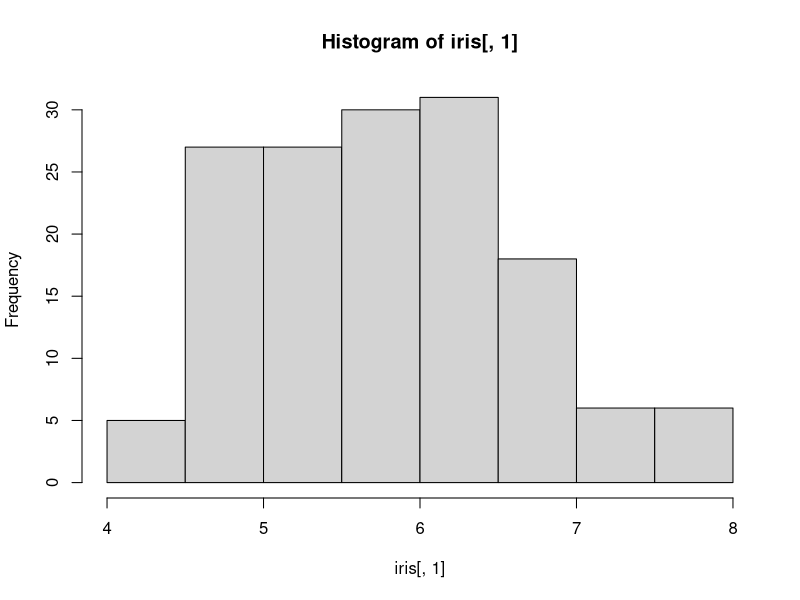
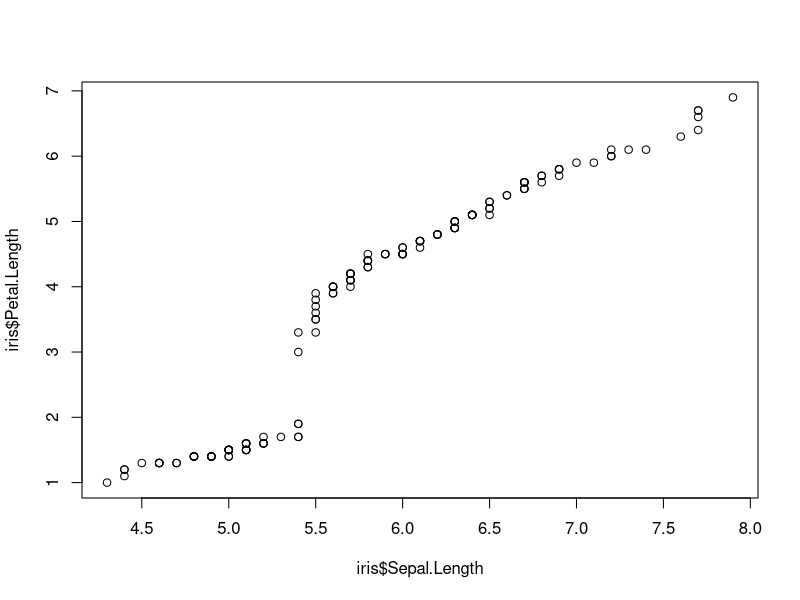
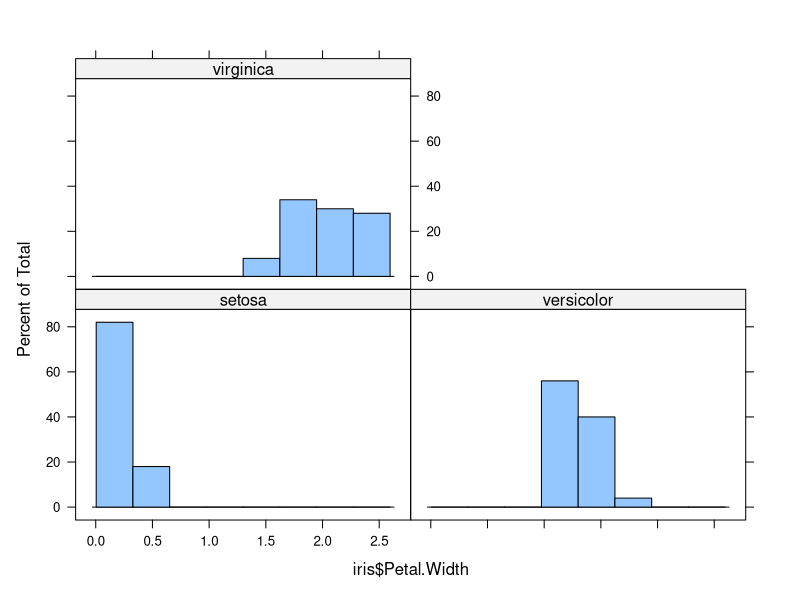
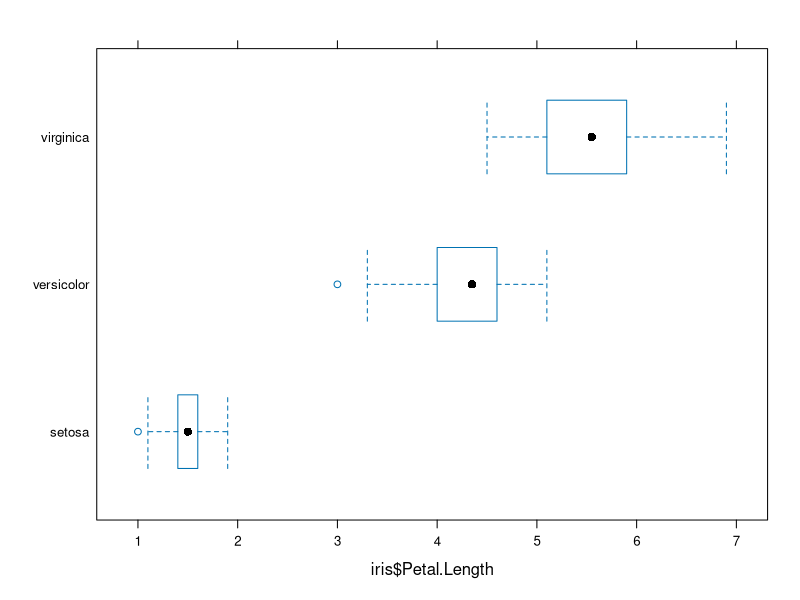

Generate these figures, in order, with R:
library(car)
library(lattice)
hist(iris[,1])
qqplot(iris$Sepal.Length,iris$Petal.Length)
histogram(~iris$Petal.Width|iris$Species)
bwplot(iris$Species~iris$Petal.Length)

